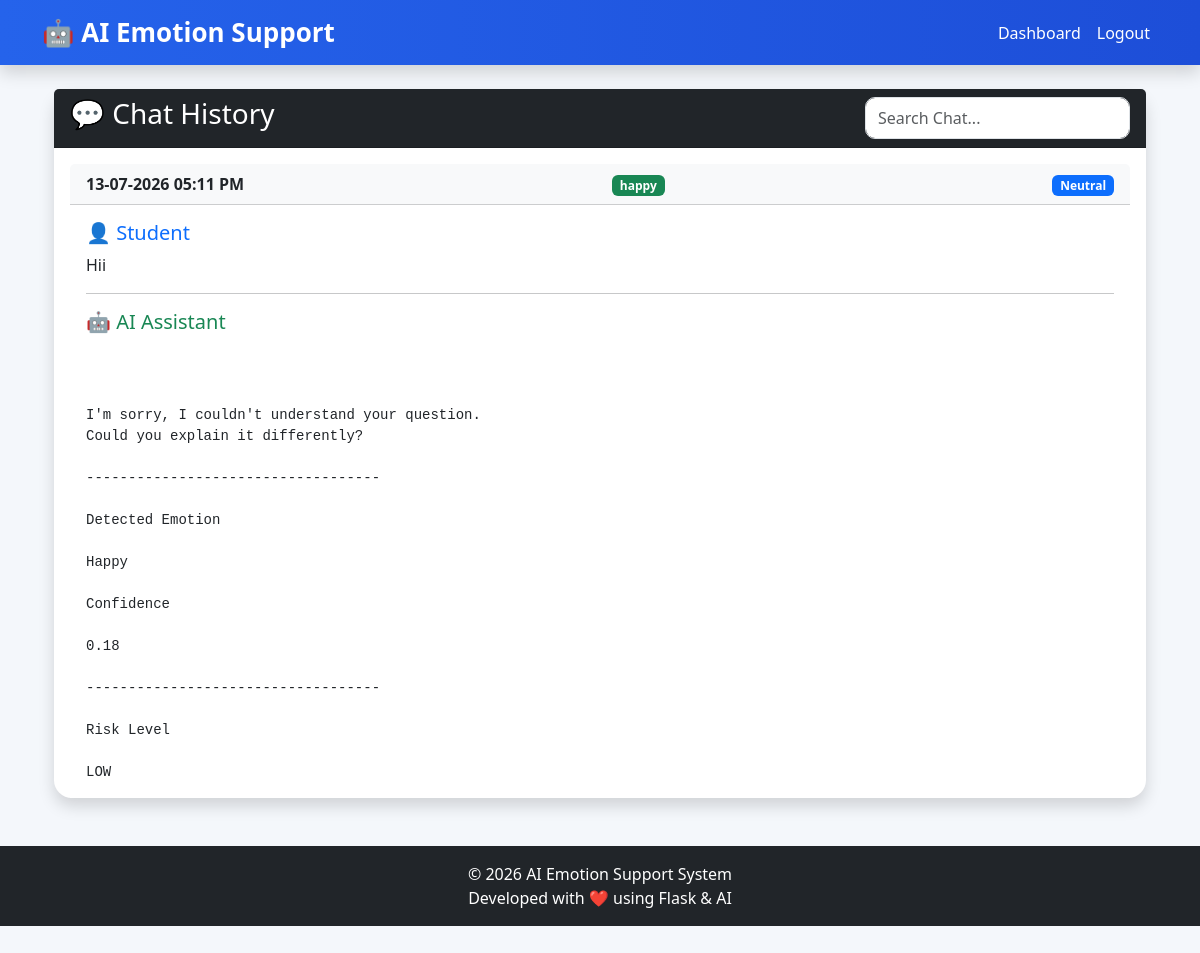
Page /history (signed in) on the earlier database version.
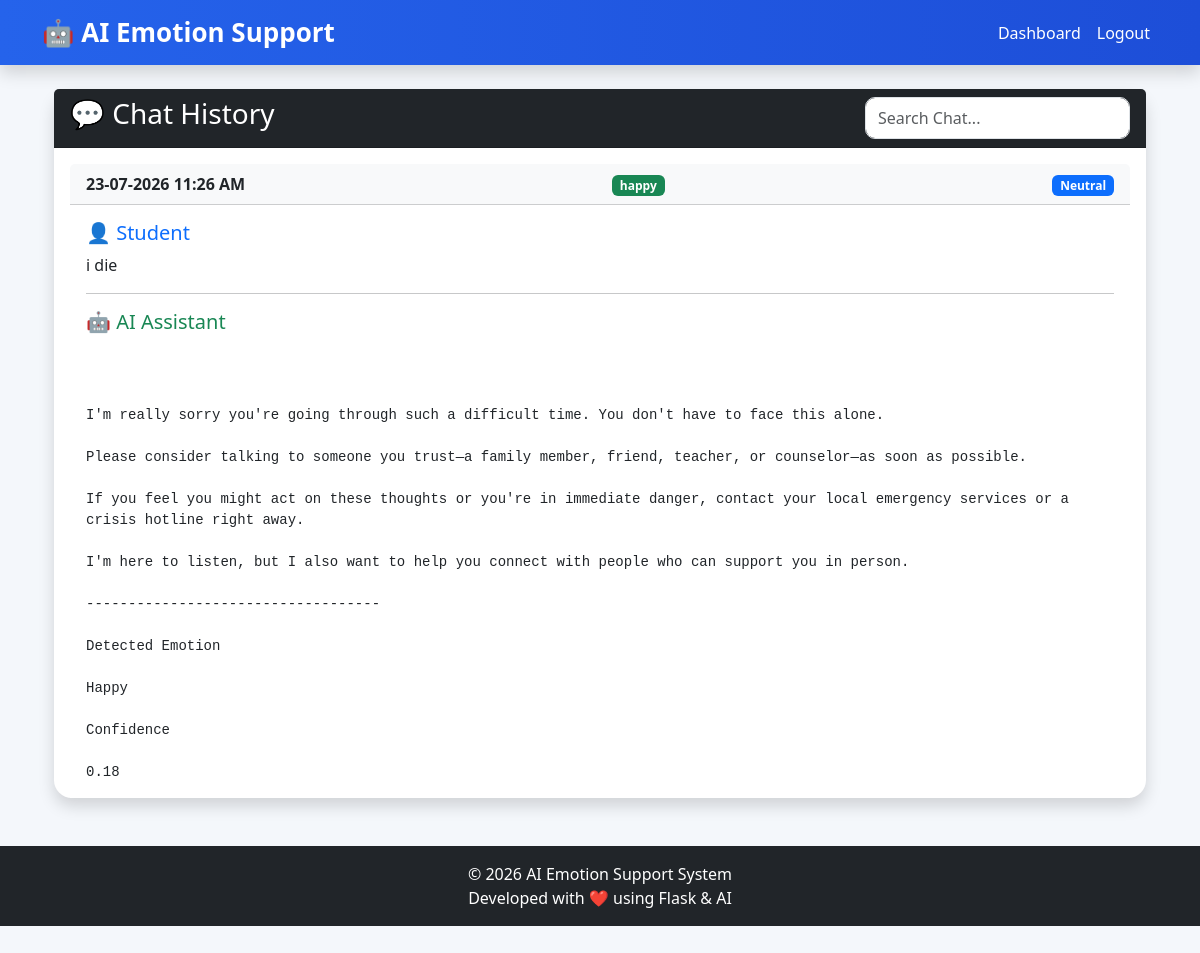
Same page on the later database version.
### models/chat.py (models this page shows, shortened)
class Chat(db.Model):
    __tablename__ = "chats"
    id = db.Column(
        db.Integer,
        primary_key=True
    )
    user_id = db.Column(
        db.Integer,
        db.ForeignKey("users.id"),
        nullable=False
    )
    user_message = db.Column(
        db.Text,
        nullable=False
    )
    ai_response = db.Column(
        db.Text,
        nullable=False
    )
    emotion = db.Column(
        db.String(50),
        default="Neutral"
    )
    sentiment = db.Column(
        db.String(50),
        default="Neutral"
    )
    created_at = db.Column(
        db.DateTime,
        default=datetime.utcnow
    )
    user = db.relationship(
        "User",
        backref=db.backref(
            "chats",
            lazy=True,
            cascade="all, delete-orphan"
        )
    )

### routes/chat_routes.py (the view)
@chat.route("/history")
@login_required
def history():
    chats = Chat.query.filter_by(
        user_id=current_user.id
    ).order_by(
        Chat.created_at.desc()
    ).all()
    return render_template(
        "history.html",
        chats=chats
    )

### app.py (called while the page is built)
@login_manager.user_loader
def load_user(user_id):
    return User.query.get(int(user_id))

### templates/history.html (shortened to what this page needs)
{% extends "base.html" %}
{% block content %}
<div class="container mt-4">
    <div class="row">
        <div class="col-lg-12">
            <div class="card shadow">
                <div class="card-header bg-dark text-white">
                    <div class="d-flex justify-content-between">
                        <h3>
                            💬 Chat History
                        </h3>
                        <input
                            type="text"
                            id="search"
                            class="form-control w-25"
                            placeholder="Search Chat..."
                            onkeyup="searchChat()">
                    </div>
                </div>
                <div
                    class="card-body"
                    style="
                    max-height:650px;
                    overflow-y:auto;
                    ">
                    {% if chats %}
                        {% for chat in chats %}
                        <div class="card mb-4 border-primary history-card">
                            <div class="card-header bg-light">
                                <div class="row">
                                    <div class="col-md-6">
                                        <strong>
                                            {{ chat.created_at.strftime('%d-%m-%Y %I:%M %p') }}
                                        </strong>
                                    </div>
                                    <div class="col-md-3">
                                        <span class="badge bg-success">
                                            {{ chat.emotion }}
                                        </span>
                                    </div>
                                    <div class="col-md-3 text-end">
                                        <span class="badge bg-primary">
                                            {{ chat.sentiment }}
                                        </span>
                                    </div>
                                </div>
                            </div>
                            <div class="card-body">
                                <h5 class="text-primary">
                                    👤 Student
                                </h5>
                                <p>
                                    {{ chat.user_message }}
                                </p>
                                <hr>
                                <h5 class="text-success">
                                    🤖 AI Assistant
                                </h5>
                                <pre style="white-space:pre-wrap;">
{{ chat.ai_response }}
                                </pre>
                            </div>
                        </div>
                        {% endfor %}
                    {% else %}
                        <div class="alert alert-info">
                            No Chat History Found.
                        </div>
                    {% endif %}
                </div>
            </div>
        </div>
    </div>
</div>
{% endblock %}

### templates/base.html (shortened to what this page needs)
<!DOCTYPE html>
<html lang="en">
<head>
    <link href="https://cdn.jsdelivr.net/npm/bootstrap@5.3.3/dist/css/bootstrap.min.css"
          rel="stylesheet">
    <link href="https://cdn.jsdelivr.net/npm/bootstrap-icons@1.11.3/font/bootstrap-icons.css"
          rel="stylesheet">
    <link rel="stylesheet"
          href="{{ url_for('static', filename='css/style.css') }}">
</head>
<body>
<nav class="navbar navbar-expand-lg navbar-dark bg-dark shadow">
    <div class="container">
        <a class="navbar-brand fw-bold"
           href="{{ url_for('home') }}">
            🤖 AI Emotion Support
        </a>
        <div class="collapse navbar-collapse"
             id="navbar">
            <ul class="navbar-nav ms-auto">
                {% if current_user.is_authenticated %}
                <li class="nav-item">
                    <a class="nav-link"
                       href="{{ url_for('auth.dashboard') }}">
                        Dashboard
                    </a>
                </li>
                <li class="nav-item">
                    <a class="nav-link"
                       href="{{ url_for('auth.logout') }}">
                        Logout
                    </a>
                </li>
                {% endif %}
            </ul>
        </div>
    </div>
</nav>
<div class="container mt-4 mb-5">
    {% block content %}
    {% endblock %}
</div>
<footer class="bg-dark text-white text-center p-3 mt-5">
    <div class="container">
        © 2026 AI Emotion Support System
        <br>
        Developed with ❤️ using Flask & AI
    </div>
</footer>
</body>
</html>

### static/css/style.css (style rules this page uses)
* { margin:0; padding:0; box-sizing:border-box; font-family:'Segoe UI',Tahoma,Geneva,Verdana,sans-serif; }
body { background:#f4f7fb; color:#333; min-height:100vh; }
.navbar { background:linear-gradient( 90deg, #2563eb, #1d4ed8 ); box-shadow:0 3px 15px rgba(0,0,0,.2); }
.navbar-brand { color:white!important; font-size:26px; font-weight:bold; }
.nav-link { color:white!important; font-weight:500; }
.card { border:none; border-radius:18px; transition:.3s; }
.form-control { border-radius:10px; }
footer { margin-top:50px; padding:20px; background:#111827; color:white; text-align:center; }

Differences in the rows shown:
no longer on this page (row unchanged): Chat: created_at "13-07-2026 05:11 PM", emotion "happy", sentiment "Neutral", user_message "Hii", ai_response "I'm sorry, I couldn't understand your question. Could you explain it differently? ----------------------------------- Detected Emotion Happy Confidence 0.18 ----------------------------------- Risk Level LOW…"
added Chat: created_at "23-07-2026 11:26 AM", emotion "happy", sentiment "Neutral", user_message "i die", ai_response "I'm really sorry you're going through such a difficult time. You don't have to face this alone. Please consider talking to someone you trust—a family member, friend, teacher, or counselor—as soon as possible. If you feel you might act on these thoughts or you're in immediate danger, contact your local emergency services or a crisis hotline right away. I'm here to listen, but I also want to help you connect with people who can support you in person. ----------------------------------- Detected Emotion Happy Confidence 0.18…"
